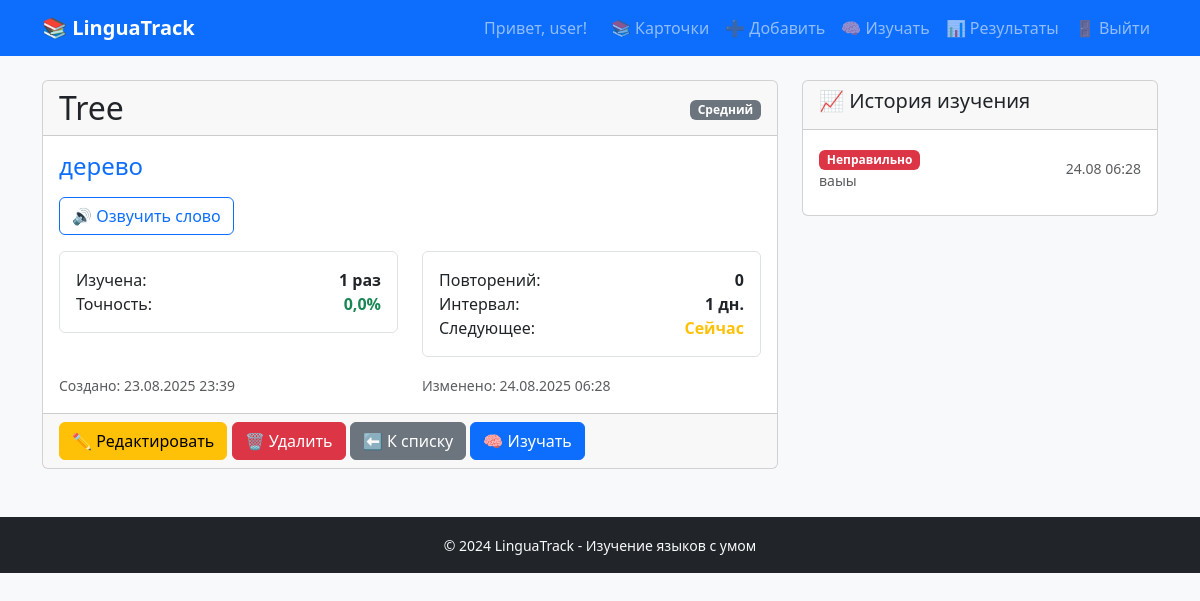
/cards/16/ (signed in), run on the app's committed database.
### cards/models.py (models this page shows, shortened)
class Card(models.Model):
    DIFFICULTY_CHOICES = [
        ('beginner', 'Начальный'),
        ('intermediate', 'Средний'),
        ('advanced', 'Продвинутый'),
    ]
    user = models.ForeignKey(User, on_delete=models.CASCADE, related_name='cards')
    word = models.CharField('Слово', max_length=200)
    translation = models.CharField('Перевод', max_length=200)
    example = models.TextField('Пример использования', blank=True, null=True)
    note = models.TextField('Примечание', blank=True, null=True)
    difficulty = models.CharField('Уровень сложности', max_length=20,
                                  choices=DIFFICULTY_CHOICES, default='beginner')
    is_learned = models.BooleanField('Выучено', default=False)
    times_studied = models.IntegerField('Количество изучений', default=0)
    times_correct = models.IntegerField('Правильных ответов', default=0)
    created_at = models.DateTimeField('Дата создания', auto_now_add=True)
    updated_at = models.DateTimeField('Дата изменения', auto_now=True)
    class Meta:
        verbose_name = 'Карточка'
        verbose_name_plural = 'Карточки'
        ordering = ['-created_at']
    @property
    def accuracy_rate(self):
        if self.times_studied == 0:
            return 0
        return round((self.times_correct / self.times_studied) * 100, 1)

class Schedule(models.Model):
    card = models.OneToOneField(Card, on_delete=models.CASCADE, related_name='schedule')
    next_review = models.DateTimeField('Следующее повторение', default=timezone.now)
    interval = models.IntegerField('Интервал (дни)', default=1)
    repetitions = models.IntegerField('Количество повторений', default=0)
    ease_factor = models.FloatField('Коэффициент легкости', default=2.5)
    last_reviewed = models.DateTimeField('Последнее изучение', null=True, blank=True)
    class Meta:
        verbose_name = 'Расписание'
        verbose_name_plural = 'Расписания'

class StudySession(models.Model):
    RESULT_CHOICES = [
        ('perfect', 'Идеально'),
        ('correct', 'Правильно'),
        ('hard', 'Сложно'),
        ('incorrect', 'Неправильно'),
        ('failed', 'Провал'),
    ]
    card = models.ForeignKey(Card, on_delete=models.CASCADE, related_name='sessions')
    user = models.ForeignKey(User, on_delete=models.CASCADE)
    result = models.CharField('Результат', max_length=20, choices=RESULT_CHOICES)
    quality_score = models.IntegerField('Оценка качества (0-5)', default=3)
    response_time = models.IntegerField('Время ответа (сек)', null=True, blank=True)
    user_answer = models.CharField('Ответ пользователя', max_length=500, blank=True)
    created_at = models.DateTimeField('Дата сессии', auto_now_add=True)
    class Meta:
        verbose_name = 'Сессия изучения'
        verbose_name_plural = 'Сессии изучения'
        ordering = ['-created_at']

### cards/views.py (the view)
# urls.py: path('<int:pk>/', views.card_detail, name='card_detail'),
@login_required
def card_detail(request, pk):
    card = get_object_or_404(Card, pk=pk, user=request.user)
    recent_sessions = StudySession.objects.filter(
        card=card, user=request.user
    )[:10]
    try:
        schedule = card.schedule
        next_review = schedule.next_review
        is_due = schedule.next_review <= timezone.now()
    except Schedule.DoesNotExist:
        schedule = None
        next_review = None
        is_due = True
    context = {
        'card': card,
        'recent_sessions': recent_sessions,
        'schedule': schedule,
        'next_review': next_review,
        'is_due': is_due,
        'has_audio': hasattr(card, 'audio') and card.audio.audio_file,
    }
    return render(request, 'cards/card_detail.html', context)

### cards/templates/cards/card_detail.html (shortened to what this page needs)
{% extends 'cards/base.html' %}
{% block content %}
<div class="row">
    <div class="col-md-8">
        <div class="card">
            <div class="card-header d-flex justify-content-between align-items-center">
                <h2 class="mb-0">{{ card.word }}</h2>
                <div>
                    <span class="badge bg-secondary">{{ card.get_difficulty_display }}</span>
                </div>
            </div>
            <div class="card-body">
                <h4 class="text-primary mb-3">{{ card.translation }}</h4>
                <div class="mb-3">
                    {% if has_audio %}
                        <button onclick="playAudio({{ card.pk }})" class="btn btn-outline-primary">
                            🔊 Озвучить слово
                        </button>
                    {% else %}
                        <a href="{% url 'cards:generate_audio' card.pk %}" class="btn btn-outline-secondary">
                            🎵 Генерировать аудио
                        </a>
                    {% endif %}
                </div>
                <div class="row mb-3">
                    <div class="col-md-6">
                        <div class="border rounded p-3">
                            <div class="d-flex justify-content-between">
                                <span>Изучена:</span>
                                <span class="fw-bold">{{ card.times_studied }} раз</span>
                            </div>
                            <div class="d-flex justify-content-between">
                                <span>Точность:</span>
                                <span class="fw-bold text-success">{{ card.accuracy_rate }}%</span>
                            </div>
                        </div>
                    </div>
                    {% if schedule %}
                        <div class="col-md-6">
                            <div class="border rounded p-3">
                                <div class="d-flex justify-content-between">
                                    <span>Повторений:</span>
                                    <span class="fw-bold">{{ schedule.repetitions }}</span>
                                </div>
                                <div class="d-flex justify-content-between">
                                    <span>Интервал:</span>
                                    <span class="fw-bold">{{ schedule.interval }} дн.</span>
                                </div>
                                <div class="d-flex justify-content-between">
                                    <span>Следующее:</span>
                                    <span class="{% if is_due %}text-warning fw-bold{% endif %}">
                                        {% if is_due %}
                                            Сейчас
                                        {% else %}
                                            {{ next_review|date:"d.m H:i" }}
                                        {% endif %}
                                    </span>
                                </div>
                            </div>
                        </div>
                    {% endif %}
                </div>
                <div class="row text-muted">
                    <div class="col-sm-6">
                        <small>Создано: {{ card.created_at|date:"d.m.Y H:i" }}</small>
                    </div>
                    <div class="col-sm-6">
                        <small>Изменено: {{ card.updated_at|date:"d.m.Y H:i" }}</small>
                    </div>
                </div>
            </div>
            <div class="card-footer">
                <a href="{% url 'cards:card_edit' card.pk %}" class="btn btn-warning">
                    ✏️ Редактировать
                </a>
                <a href="{% url 'cards:card_delete' card.pk %}" class="btn btn-danger">
                    🗑️ Удалить
                </a>
                <a href="{% url 'cards:card_list' %}" class="btn btn-secondary">
                    ⬅️ К списку
                </a>
                {% if is_due %}
                    <a href="{% url 'cards:smart_study' %}" class="btn btn-primary">
                        🧠 Изучать
                    </a>
                {% endif %}
            </div>
        </div>
    </div>
    <div class="col-md-4">
        {% if recent_sessions %}
            <div class="card">
                <div class="card-header">
                    <h5>📈 История изучения</h5>
                </div>
                <div class="card-body">
                    {% for session in recent_sessions %}
                        <div class="d-flex justify-content-between align-items-center mb-2">
                            <div>
                                <span class="badge
                                    {% if session.result == 'perfect' %}bg-success
                                    {% elif session.result == 'correct' %}bg-info
                                    {% elif session.result == 'hard' %}bg-warning
                                    {% else %}bg-danger{% endif %}">
                                    {{ session.get_result_display }}
                                </span>
                                {% if session.user_answer %}
                                    <small class="text-muted d-block">{{ session.user_answer }}</small>
                                {% endif %}
                            </div>
                            <small class="text-muted">{{ session.created_at|date:"d.m H:i" }}</small>
                        </div>
                    {% endfor %}
                </div>
            </div>
        {% endif %}
    </div>
</div>
{% endblock %}

### cards/templates/cards/base.html (shortened to what this page needs)
<!DOCTYPE html>
<html lang="ru">
<head>
    <link href="https://cdn.jsdelivr.net/npm/bootstrap@5.3.2/dist/css/bootstrap.min.css" rel="stylesheet">
</head>
<body class="bg-light">
    <nav class="navbar navbar-expand-lg navbar-dark bg-primary">
        <div class="container">
            <a class="navbar-brand fw-bold" href="{% url 'cards:card_list' %}">
                📚 LinguaTrack
            </a>
            <div class="collapse navbar-collapse" id="navbarNav">
                <div class="navbar-nav ms-auto">
                    {% if user.is_authenticated %}
                        <span class="navbar-text me-3">
                            Привет, {{ user.username }}!
                        </span>
                        <a class="nav-link" href="{% url 'cards:card_list' %}">📚 Карточки</a>
                        <a class="nav-link" href="{% url 'cards:card_create' %}">➕ Добавить</a>
                        <a class="nav-link" href="{% url 'cards:smart_study' %}">🧠 Изучать</a>
                        <a class="nav-link" href="{% url 'cards:study_results' %}">📊 Результаты</a>
                        <a class="nav-link" href="{% url 'logout' %}">🚪 Выйти</a>
                    {% else %}
                        <a class="nav-link" href="{% url 'login' %}">🔑 Войти</a>
                        <a class="nav-link" href="{% url 'register' %}">✨ Регистрация</a>
                    {% endif %}
                </div>
            </div>
        </div>
    </nav>
    <main class="container mt-4">
        {% block content %}
        {% endblock %}
    </main>
    <footer class="bg-dark text-light text-center py-3 mt-5">
        <div class="container">
            <small>&copy; 2024 LinguaTrack - Изучение языков с умом</small>
        </div>
    </footer>
</body>
</html>

### data on the page
Card: word "Tree", difficulty "Средний", translation "дерево", times_studied "1", accuracy_rate "0,0", created_at "23.08.2025 23:39", updated_at "24.08.2025 06:28"
Schedule: repetitions "0", interval "1"
StudySession: result "Неправильно", user_answer "ваыы", created_at "24.08 06:28"

### other printed values
{{ user.username }} "user"
